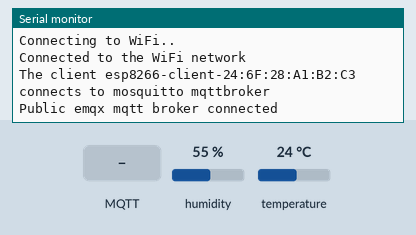
The sketch below on a simulated ESP8266 (NodeMCU). Parts: the last lines printed to the serial monitor. Inputs (shaded band) come from the test bench; at power-on: humidity 55 %, temperature 24 °C. WiFi joins after 1.5 s; servers stay silent unless stated; no MQTT or app messages arrive unless stated.

Above: at 2.7 s.
2.8 s: MQTT message "1" arrives on the first subscribed topic
At 4.3 s:
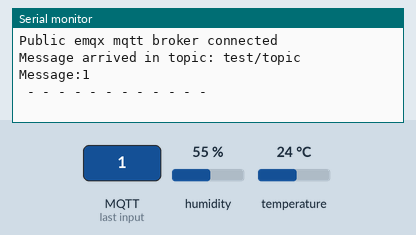
5.1 s: MQTT message "on" arrives on the first subscribed topic
At 6.5 s:
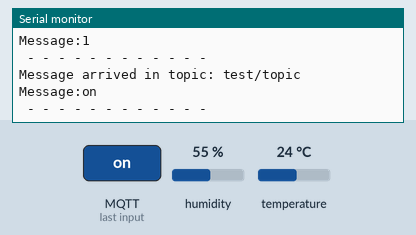
7.1 s: MQTT message "off" arrives on the first subscribed topic
At 8.7 s:
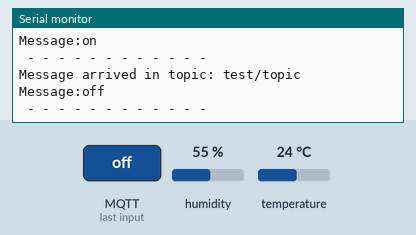

The sketch:

ESP8266.ino
```cpp
#include <ESP8266WiFi.h>// WiFi
#include <PubSubClient.h>
#include <dht.h>

dht DHT;

#define DHT11_PIN 0 // PIN connected to the dht11 (eventhough it says 0, is actually D3)

const char *ssid = "Galaxy A121A09"; // Enter your WiFi name
const char *password = "yynm5492"; // Enter WiFi password// MQTT Broker
const char *mqtt_broker = "192.168.120.238"; // Enter your WiFi or Ethernet IP
const char *topic = "test/topic";   //Enter topic
const int mqtt_port = 10000;      //Enter MQTT port
WiFiClient espClient;
PubSubClient client(espClient);

void setup() {
  // Set software serial baud to 115200;
  Serial.begin(115200);

  // connecting to a WiFi network
  WiFi.begin(ssid, password);
  while (WiFi.status() != WL_CONNECTED) {
    delay(500);
    Serial.println("Connecting to WiFi..");
  }
  Serial.println("Connected to the WiFi network");

  //connecting to a mqtt broker
  client.setServer(mqtt_broker, mqtt_port);
  client.setCallback(callback);
  while (!client.connected()) {
    String client_id = "esp8266-client-";
    client_id += String(WiFi.macAddress());
    Serial.printf("The client %s connects to mosquitto mqttbroker\n", client_id.c_str());
    if (client.connect(client_id.c_str())) {
      Serial.println("Public emqx mqtt broker connected");
    } else {
      Serial.print("failed with state ");
      Serial.print(client.state());
      delay(2000);
    }
  }
  // publish and subscribe
  client.publish(topic, "Hello From ESP8266!");
  client.subscribe(topic);
}

//Setting callback when someone publish anything to the topic
void callback(char *topic, byte *payload, unsigned int length) {
  Serial.print("Message arrived in topic: ");
  Serial.println(topic);
  Serial.print("Message:");
  for (int i = 0; i < length; i++) {
    Serial.print((char) payload[i]);
  }
  Serial.println();
  Serial.println(" - - - - - - - - - - - -");
}

void loop() {
  client.loop();
  //Check if the client is connected
  if (client.connected()){

    //DHT reads
    DHT.read11(DHT11_PIN);
    delay(1000);
    //
    char temp[100];

    //publish temperature
    String(DHT.temperature,4).toCharArray(temp,100);
    client.publish(topic, "Temperature: ");
    client.publish(topic, temp);

    //publish humidity
    String(DHT.humidity,4).toCharArray(temp,100);
    client.publish(topic, "Humidity:" );
    client.publish(topic, temp);
  }
}
```

Measured:
- after the input at 2.8 s, the serial monitor: prints a new line after 0.81 s (image 1)
- after the input at 5.1 s, the serial monitor: prints a new line after 0.56 s (image 2)
- after the input at 7.1 s, the serial monitor: prints a new line after 0.61 s (image 3)
